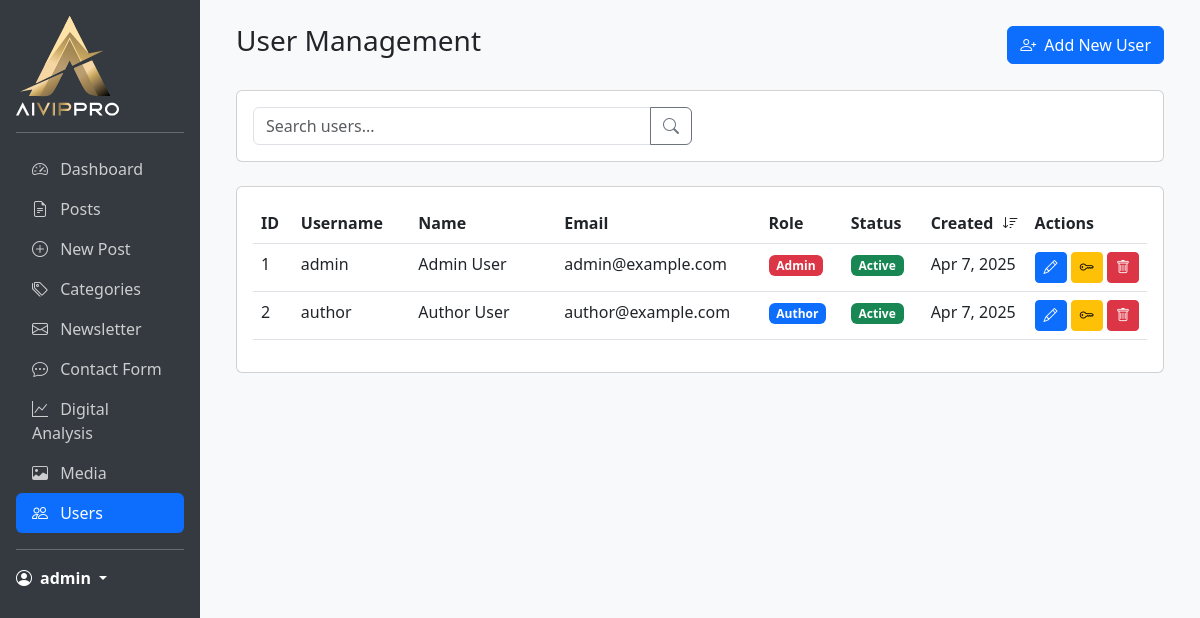
Page /admin/index.php?page=users (signed in) on the committed database.
### tables this page shows
CREATE TABLE IF NOT EXISTS users (
    id INT PRIMARY KEY AUTO_INCREMENT,
    username VARCHAR(50) NOT NULL UNIQUE,
    email VARCHAR(100) NOT NULL UNIQUE,
    password VARCHAR(255) NOT NULL,
    first_name VARCHAR(50) NOT NULL,
    last_name VARCHAR(50) NOT NULL,
    role ENUM('admin', 'author') NOT NULL DEFAULT 'author',
    status ENUM('active', 'inactive') NOT NULL DEFAULT 'active',
    last_login DATETIME,
    created_at DATETIME NOT NULL DEFAULT CURRENT_TIMESTAMP,
    updated_at DATETIME NOT NULL DEFAULT CURRENT_TIMESTAMP ON UPDATE CURRENT_TIMESTAMP,
    INDEX idx_username (username),
    INDEX idx_email (email),
    INDEX idx_role (role),
    INDEX idx_status (status)
);

### admin/pages/users.php (the view, shortened to what this page needs)
<?php
$page = isset($_GET['page_num']) ? (int)$_GET['page_num'] : 1;
$limit = 10;
$search = isset($_GET['search']) ? $_GET['search'] : '';
$sort_column = isset($_GET['sort']) ? $_GET['sort'] : 'created_at';
$sort_direction = isset($_GET['direction']) ? $_GET['direction'] : 'desc';
$db = new Database();
$conn = $db->getConnection();
$query = "SELECT * FROM users WHERE 1=1";
$params = [];
$types = "";
$offset = ($page - 1) * $limit;
$query .= " ORDER BY $sort_column $sort_direction LIMIT ? OFFSET ?";
$params[] = $limit;
$params[] = $offset;
$types .= "ii";
$stmt = $conn->prepare($query);
if (!empty($params)) {
    $stmt->bind_param($types, ...$params);
}
$stmt->execute();
$users = $stmt->get_result();
?>
<div class="container-fluid">
    <div class="d-flex justify-content-between align-items-center mb-4">
        <h1 class="h3">User Management</h1>
        <button type="button" class="btn btn-primary" data-bs-toggle="modal" data-bs-target="#addUserModal">
            <i class="bi bi-person-plus me-2"></i>Add New User
        </button>
    </div>
    <div class="card mb-4">
        <div class="card-body">
            <form method="GET" class="row g-3">
                <div class="col-md-6">
                    <div class="input-group">
                        <input type="text" class="form-control" name="search" placeholder="Search users..."
                               value="<?php echo htmlspecialchars($search); ?>">
                        <button class="btn btn-outline-secondary" type="submit">
                            <i class="bi bi-search"></i>
                        </button>
                    </div>
                </div>
            </form>
        </div>
    </div>
    <div class="card">
        <div class="card-body">
            <div class="table-responsive">
                <table class="table table-hover">
                    <thead>
                        <tr>
                            <th class="sortable" data-column="id">
                                ID
                            </th>
                            <th class="sortable" data-column="username">
                                Username
                            </th>
                            <th class="sortable" data-column="first_name">
                                Name
                            </th>
                            <th class="sortable" data-column="email">
                                Email
                            </th>
                            <th class="sortable" data-column="role">
                                Role
                            </th>
                            <th class="sortable" data-column="status">
                                Status
                            </th>
                            <th class="sortable" data-column="created_at">
                                Created
                                <?php if ($sort_column === 'created_at'): ?>
                                    <i class="bi bi-sort-<?php echo $sort_direction === 'asc' ? 'up' : 'down'; ?>"></i>
                                <?php endif; ?>
                            </th>
                            <th>Actions</th>
                        </tr>
                    </thead>
                    <tbody>
                        <?php while ($user = $users->fetch_assoc()): ?>
                        <tr>
                            <td><?php echo $user['id']; ?></td>
                            <td><?php echo htmlspecialchars($user['username']); ?></td>
                            <td><?php echo htmlspecialchars($user['first_name'] . ' ' . $user['last_name']); ?></td>
                            <td><?php echo htmlspecialchars($user['email']); ?></td>
                            <td>
                                <span class="badge bg-<?php echo $user['role'] === 'admin' ? 'danger' : 'primary'; ?>">
                                    <?php echo ucfirst($user['role']); ?>
                                </span>
                            </td>
                            <td>
                                <span class="badge bg-<?php echo $user['status'] === 'active' ? 'success' : 'warning'; ?>">
                                    <?php echo ucfirst($user['status']); ?>
                                </span>
                            </td>
                            <td><?php echo date('M j, Y', strtotime($user['created_at'])); ?></td>
                            <td>
                                <button class="btn btn-sm btn-primary edit-user" data-user='<?php echo json_encode($user); ?>'>
                                    <i class="bi bi-pencil"></i>
                                </button>
                                <button class="btn btn-sm btn-warning reset-password" data-id="<?php echo $user['id']; ?>">
                                    <i class="bi bi-key"></i>
                                </button>
                                <button class="btn btn-sm btn-danger delete-user" data-id="<?php echo $user['id']; ?>">
                                    <i class="bi bi-trash"></i>
                                </button>
                            </td>
                        </tr>
                        <?php endwhile; ?>
                    </tbody>
                </table>
            </div>
        </div>
    </div>
</div>

### admin/pages/users.php (style rules this page uses)
.sortable { cursor: pointer; user-select: none; }
.sortable i { margin-left: 5px; }
.table th:nth-child(1), .table td:nth-child(1) { width: 5%; }
.table th:nth-child(2), .table td:nth-child(2) { width: 15%; }
.table th:nth-child(3), .table td:nth-child(3) { width: 20%; }
.table th:nth-child(4), .table td:nth-child(4) { width: 25%; }
.table th:nth-child(5), .table td:nth-child(5) { width: 10%; }
.table th:nth-child(6), .table td:nth-child(6) { width: 10%; }
.table th:nth-child(7), .table td:nth-child(7) { width: 10%; }
.table th:nth-child(8), .table td:nth-child(8) { width: 5%; }
.table td, .table th { white-space: nowrap; overflow: hidden; text-overflow: ellipsis; }

### rows in the picture
users: id "1", username "admin", first_name+last_name "Admin User", email "admin@example.com", role "Admin", status "Active", created_at "Apr 7, 2025"
users: id "2", username "author", first_name+last_name "Author User", email "author@example.com", role "Author", status "Active", created_at "Apr 7, 2025"

### other values in the picture
$_SESSION['username'] "admin"
